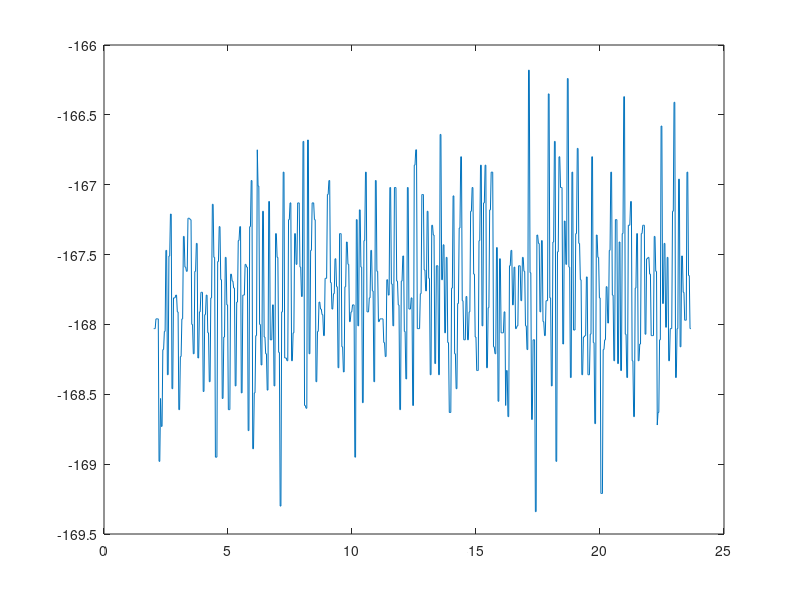

Recreate this plot in MATLAB. (Note: this script raises an error after producing the figure.)
close all;
clear all;
clc;

Data1 = csvread('stilltest.csv');
Data1(:,2) = Data1(:,2);

Data1(:,1) = Data1(:,1)/1000;

plot(Data1(:,1),Data1(:,2))

figure;

format long

fs = 40;
fm = fs/2;
ns = 20000;
w = linspace(1,2*pi*fm,ns);
f = w/(2*pi);
wd = w/(2*fm);
s = tf('s');
z = tf('z');
H = 8.500881141*10^7/(s^4+192.0418945*s^3*cos((1/8)*pi)+18440.04462*s^2+192.0418945*cos((3/8)*pi)*s^3+36880.08924*cos((3/8)*pi)*s^2*cos((1/8)*pi)+1.770630552*10^6*cos((3/8)*pi)*s+1.770630552*10^6*cos((1/8)*pi)*s+8.500881142*10^7)
%bodeplot(H)
%figure;
%% LOWPASS FILTER

 Hs = (8.5009000*10^7*z^4+3.40036000*10^8*z^3+5.10054000*10^8*z^2+3.40036000*10^8*z+8.5009000*10^7)/(6.409741674*10^8*z^4+2.89405884*10^8*z^3+3.528825092*10^8*z^2+6.2981316*10^7*z+1.389052340*10^7)
 [num,den] = tfdata(Hs);
 num = num{1}/(6.41e08);
 den = den{1}/(6.41e08);
H = tf(num, den, 0.025, 'variable', 'z^-1')
den
H_freq = freqz(num, den, wd);
magdb = 20*log10(abs(H_freq));

%bodeplot(Hs)

semilogx(f, magdb)

grid;
figure;

%% Test filter algorithm
% BUF0 = 0;
% BUF1 = 0;
% BUF2 = 0;
% BUF3 = 0;
% BUF4 = 0;
% BUF5 = 0;
% BUF6 = 0;
% 
% a1 = 0.4515;
% a2 = 0.5505;
% a3 = 0.09825;
% a4 = 0.02167;
% 
% 
% b0 = 0.1326;
% b1 = 0.5305;
% b2 = 0.7957;
% b3 = 0.5305;
% b4 = 0.1326;
% 
% 
% input = Data1(:,2);
% output = zeros(707,1);
% for i=1:707
%    BUF0 = input(i) - (a1*BUF1 + a2*BUF2 + a3*BUF3 + a4*BUF4);
%    output(i) = BUF0*b0 + b1*BUF1 + b2*BUF2 + b3*BUF3 + b4*BUF4;
%    BUF4 = BUF3;
%    BUF3 = BUF2;
%    BUF2 = BUF1;
%    BUF1 = BUF0;
% end
% 
% plot(Data1(:,1),Data1(:,2), 'b',Data1(:,1),output, 'r')
% 
% figure;
%scatter(Data1(:,2),output)

%% FFT without filter
scatter(Data1(:,2),Data1(:,1));
figure;

input = Data1(:,2);

%input_fft = mag2db(abs(fft(input)));
input_fft = mag2db(2/length(input)*abs(fft(input)));
freq = linspace(0,33.3,length(input_fft));
%plot(freq,input_fft);
figure;
%spectrogram(input,hamming(20),19,100,40,'yaxis') %fft for hvert sekund (40)

figure;

%% Make it B-E-Autiful
plot(Data1(:,1),Data1(:,2))
%xlim([-.2 16.666665])
%legend('Measured data', 'Location', 'northwest' )

%Title and axis labels added
title('Stationary Measurements', 'fontsize', 15)
xlabel('Time [s]', 'fontsize', 15)
ylabel('Angle [\circ]','fontsize', 15)

grid on
set(gca,'GridLineStyle',':', 'GridColor', 'k', 'GridAlpha', .6)

%% FFT with filter
% inputfilter = output;
% 
% %input_fft = mag2db(abs(fft(input)));
% input_fft = mag2db(2/length(inputfilter)*abs(fft(inputfilter)));
% freq = linspace(0,40,length(input_fft));
% plot(freq,input_fft);
% figure;
% spectrogram(output,hamming(20),19,100,40,'yaxis') %fft for hvert sekund (40)
% 
% %figure;
% 
% %plot(Data1(:,2),Data1(:,1),Data1(:,2),output, 'r')
% %figure;

